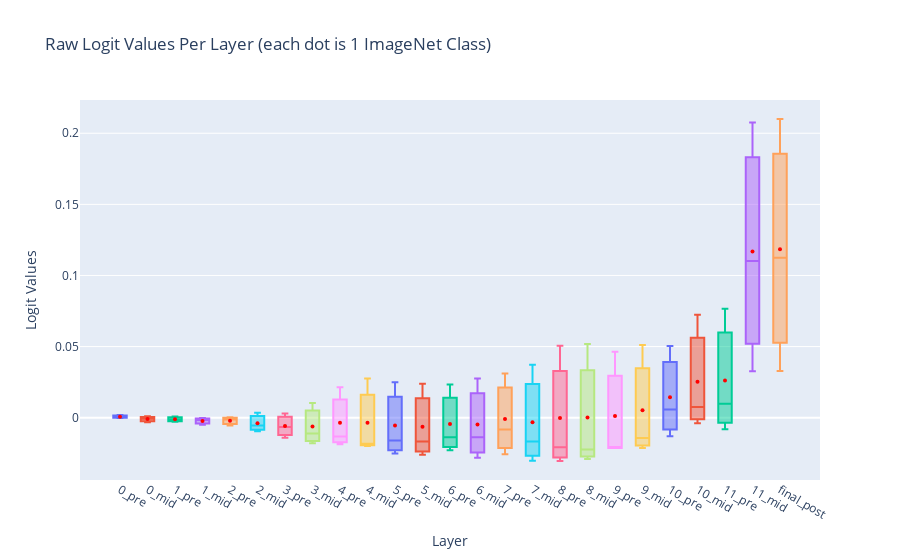

Here is the notebook cell this chart was saved with:
### Markdown cell above
We can see that the final attention layer most significantly changes the distribution of logits! The plot is interactive; hover your mouse over the outliers to see the class names.z

**Key for graph below**
* n_pre - residual stream at start of layer n
* n_mid - residual stream after attention part of layer
* final_post - residual stream after final mlp layer (before classification head)

<details>
<summary><i>Note on raw logit metric for more experienced mech interp people</i></summary>

The logit difference between two classes, rather than the raw logit value itself, is often considered a more reliable measure. This is because when subtracting one logit from another, any arbitrary constants inherent in the logits cancel out. The design of cross-entropy loss focuses specifically on the differences between class logits, which can result in the logits being adjusted by an arbitrary constant. For a more in-depth explanation, refer to the mechanism interpretation explainer [here](https://dynalist.io/d/n2ZWtnoYHrU1s4vnFSAQ519J#z=disz2gTx-jooAcR0a5r8e7LZ) or the original Exploratory Analysis notebook [here](https://colab.research.google.com/github/neelnanda-io/TransformerLens/blob/main/demos/Exploratory_Analysis_Demo.ipynb#scrollTo=tGz70kpdiPzs).

Contrary to the initial Indirect Object Identification (IOI) analysis, which focuses on the logit differences between two classes, my approach considers the raw logit value of a single class. Observing a box plot of all logit values reveals that, on average, the values are near zero for every layer (indicated by the red dot). Therefore, the notion of biases neutralizing each other, as seen in the logit difference case, does not hold here since the average logit value is zero.




</details>

### Code cell
plot_logit_boxplot(average_logits, layer_labels)

### Figure 1 — Plotly figure (JSON) as saved in the notebook; plotly's stock layout.template omitted (floating-point values rounded to 4 significant figures)
{"data": [{"boxpoints": "suspectedoutliers", "hoverinfo": "y+text", "name": "0_pre", "text": ["WHITE", "BLACK/AFRICAN AMERICAN", "ASIAN"], "type": "box", "y": [0.0005387, -0.0001954, 0.001829]}, {"boxpoints": "suspectedoutliers", "hoverinfo": "y+text", "name": "0_mid", "text": ["WHITE", "BLACK/AFRICAN AMERICAN", "ASIAN"], "type": "box", "y": [-0.0007723, -0.00318, 0.000996]}, {"boxpoints": "suspectedoutliers", "hoverinfo": "y+text", "name": "1_pre", "text": ["WHITE", "BLACK/AFRICAN AMERICAN", "ASIAN"], "type": "box", "y": [-0.001319, -0.002857, 0.0008512]}, {"boxpoints": "suspectedoutliers", "hoverinfo": "y+text", "name": "1_mid", "text": ["WHITE", "BLACK/AFRICAN AMERICAN", "ASIAN"], "type": "box", "y": [-0.0001811, -0.005043, -0.001556]}, {"boxpoints": "suspectedoutliers", "hoverinfo": "y+text", "name": "2_pre", "text": ["WHITE", "BLACK/AFRICAN AMERICAN", "ASIAN"], "type": "box", "y": [0.0003536, -0.005586, -0.001327]}, {"boxpoints": "suspectedoutliers", "hoverinfo": "y+text", "name": "2_mid", "text": ["WHITE", "BLACK/AFRICAN AMERICAN", "ASIAN"], "type": "box", "y": [0.003467, -0.009581, -0.005417]}, {"boxpoints": "suspectedoutliers", "hoverinfo": "y+text", "name": "3_pre", "text": ["WHITE", "BLACK/AFRICAN AMERICAN", "ASIAN"], "type": "box", "y": [0.002983, -0.01411, -0.006577]}, {"boxpoints": "suspectedoutliers", "hoverinfo": "y+text", "name": "3_mid", "text": ["WHITE", "BLACK/AFRICAN AMERICAN", "ASIAN"], "type": "box", "y": [0.01037, -0.01806, -0.01119]}, {"boxpoints": "suspectedoutliers", "hoverinfo": "y+text", "name": "4_pre", "text": ["WHITE", "BLACK/AFRICAN AMERICAN", "ASIAN"], "type": "box", "y": [0.02143, -0.01875, -0.0132]}, {"boxpoints": "suspectedoutliers", "hoverinfo": "y+text", "name": "4_mid", "text": ["WHITE", "BLACK/AFRICAN AMERICAN", "ASIAN"], "type": "box", "y": [0.02754, -0.01987, -0.0183]}, {"boxpoints": "suspectedoutliers", "hoverinfo": "y+text", "name": "5_pre", "text": ["WHITE", "BLACK/AFRICAN AMERICAN", "ASIAN"], "type": "box", "y": [0.02497, -0.02514, -0.01611]}, {"boxpoints": "suspectedoutliers", "hoverinfo": "y+text", "name": "5_mid", "text": ["WHITE", "BLACK/AFRICAN AMERICAN", "ASIAN"], "type": "box", "y": [0.02391, -0.02612, -0.01684]}, {"boxpoints": "suspectedoutliers", "hoverinfo": "y+text", "name": "6_pre", "text": ["WHITE", "BLACK/AFRICAN AMERICAN", "ASIAN"], "type": "box", "y": [0.0234, -0.02288, -0.01385]}, {"boxpoints": "suspectedoutliers", "hoverinfo": "y+text", "name": "6_mid", "text": ["WHITE", "BLACK/AFRICAN AMERICAN", "ASIAN"], "type": "box", "y": [0.02749, -0.02818, -0.01369]}, {"boxpoints": "suspectedoutliers", "hoverinfo": "y+text", "name": "7_pre", "text": ["WHITE", "BLACK/AFRICAN AMERICAN", "ASIAN"], "type": "box", "y": [0.03115, -0.02572, -0.008325]}, {"boxpoints": "suspectedoutliers", "hoverinfo": "y+text", "name": "7_mid", "text": ["WHITE", "BLACK/AFRICAN AMERICAN", "ASIAN"], "type": "box", "y": [0.03722, -0.03022, -0.01667]}, {"boxpoints": "suspectedoutliers", "hoverinfo": "y+text", "name": "8_pre", "text": ["WHITE", "BLACK/AFRICAN AMERICAN", "ASIAN"], "type": "box", "y": [0.05065, -0.03047, -0.02071]}, {"boxpoints": "suspectedoutliers", "hoverinfo": "y+text", "name": "8_mid", "text": ["WHITE", "BLACK/AFRICAN AMERICAN", "ASIAN"], "type": "box", "y": [0.05184, -0.02897, -0.0224]}, {"boxpoints": "suspectedoutliers", "hoverinfo": "y+text", "name": "9_pre", "text": ["WHITE", "BLACK/AFRICAN AMERICAN", "ASIAN"], "type": "box", "y": [0.04636, -0.02139, -0.02121]}, {"boxpoints": "suspectedoutliers", "hoverinfo": "y+text", "name": "9_mid", "text": ["WHITE", "BLACK/AFRICAN AMERICAN", "ASIAN"], "type": "box", "y": [0.05109, -0.01434, -0.02124]}, {"boxpoints": "suspectedoutliers", "hoverinfo": "y+text", "name": "10_pre", "text": ["WHITE", "BLACK/AFRICAN AMERICAN", "ASIAN"], "type": "box", "y": [0.05042, 0.005689, -0.01298]}, {"boxpoints": "suspectedoutliers", "hoverinfo": "y+text", "name": "10_mid", "text": ["WHITE", "BLACK/AFRICAN AMERICAN", "ASIAN"], "type": "box", "y": [0.07242, 0.007442, -0.003916]}, {"boxpoints": "suspectedoutliers", "hoverinfo": "y+text", "name": "11_pre", "text": ["WHITE", "BLACK/AFRICAN AMERICAN", "ASIAN"], "type": "box", "y": [0.07658, 0.009729, -0.00806]}, {"boxpoints": "suspectedoutliers", "hoverinfo": "y+text", "name": "11_mid", "text": ["WHITE", "BLACK/AFRICAN AMERICAN", "ASIAN"], "type": "box", "y": [0.2075, 0.1102, 0.03266]}, {"boxpoints": "suspectedoutliers", "hoverinfo": "y+text", "name": "final_post", "text": ["WHITE", "BLACK/AFRICAN AMERICAN", "ASIAN"], "type": "box", "y": [0.21, 0.1124, 0.03276]}, {"marker": {"color": "red", "size": 4}, "mode": "markers", "name": "Mean", "type": "scatter", "x": ["0_pre", "0_mid", "1_pre", "1_mid", "2_pre", "2_mid", "3_pre", "3_mid", "4_pre", "4_mid", "5_pre", "5_mid", "6_pre", "6_mid", "7_pre", "7_mid", "8_pre", "8_mid", "9_pre", "9_mid", "10_pre", "10_mid", "11_pre", "11_mid", "final_post"], "y": [0.0007241, -0.0009856, -0.001108, -0.00226, -0.002187, -0.003844, -0.005902, -0.006291, -0.003505, -0.003542, -0.005427, -0.006349, -0.004442, -0.00479, -0.000965, -0.003225, -0.0001773, 0.0001546, 0.001252, 0.005168, 0.01438, 0.02532, 0.02608, 0.1168, 0.1184]}], "layout": {"showlegend": false, "title": {"text": "Raw Logit Values Per Layer (each dot is 1 ImageNet Class)"}, "xaxis": {"title": {"text": "Layer"}}, "yaxis": {"title": {"text": "Logit Values"}}}}
